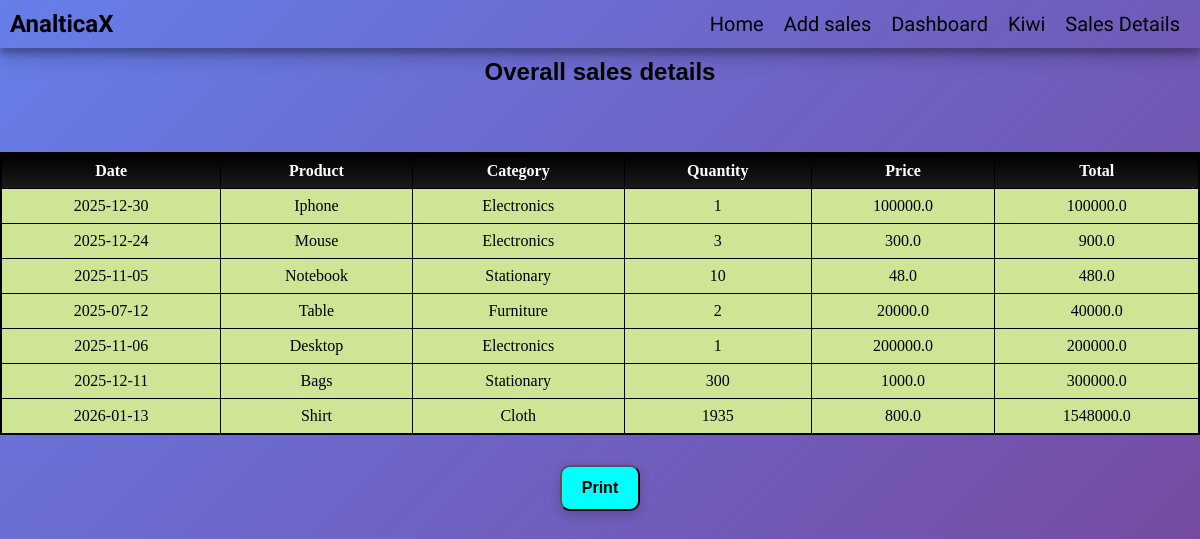
Before: /sales with the older database file.
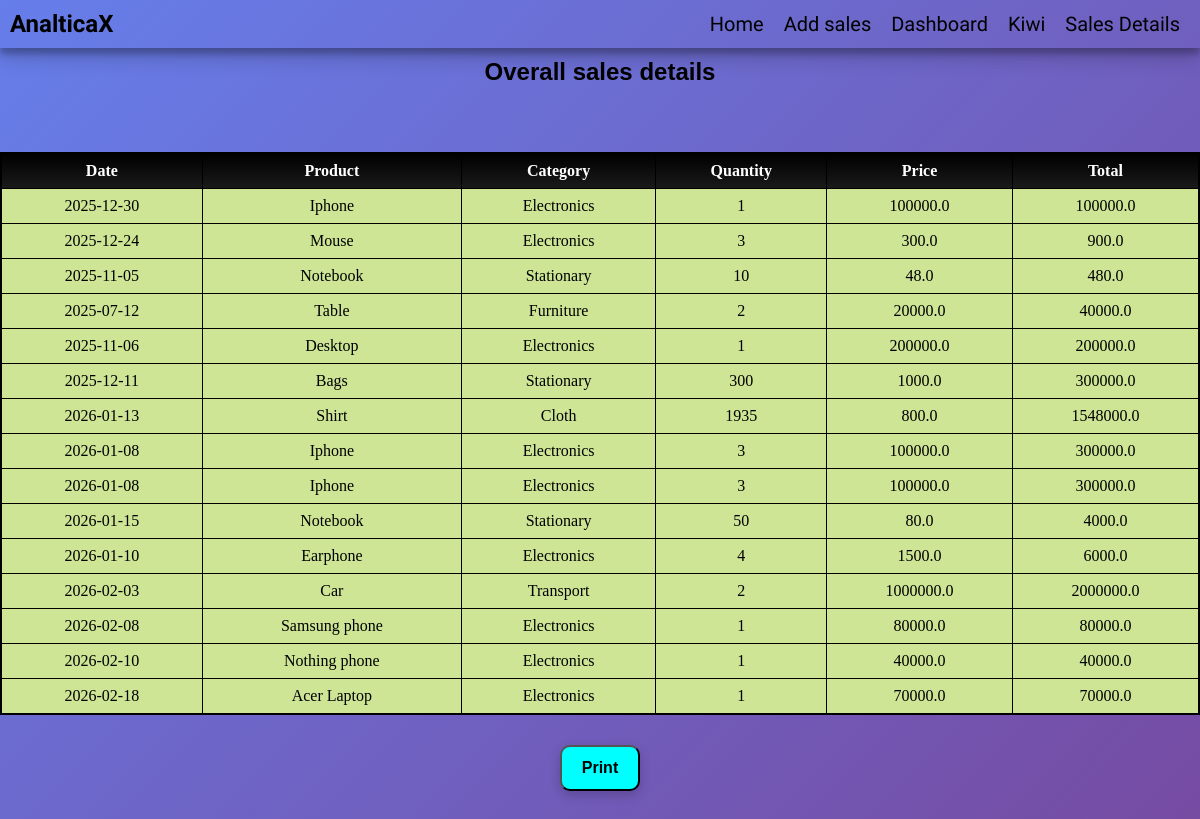
After: the same page with the newer database file.
### tables this page shows
CREATE TABLE sales(
                 id INTEGER PRIMARY KEY AUTOINCREMENT,
                 date TEXT,
                 product_name TEXT,
                 category TEXT,
                 quantity INTEGER,
                 price REAL
                 );

### app.py (the view)
@app.route("/sales",methods=["GET","POST"])
def sale_table():
    conn=sqlite3.connect("sales.db")
    conn.row_factory=sqlite3.Row
    cursor=conn.cursor()
    cursor.execute("SELECT * FROM sales")
    sales=cursor.fetchall()
    cursor.close()
    return render_template("sales.html",sales=sales)

### templates/sales.html (shortened to what this page needs)
<!DOCTYPE html>
<html lang="en">
<head>
    <link rel=stylesheet href="{{url_for('static',filename='css/table.css')}}">
    <link rel="stylesheet" href="https://cdnjs.cloudflare.com/ajax/libs/font-awesome/6.5.0/css/all.min.css">
</head>
<body>
    <nav class="navbar">
        <h1>AnalticaX</h1>
        <div class="navbar-links">
            <p class="navbar-link"><a href="{{url_for('home_page')}}">Home</a></p>
            <p class="navbar-link"><a href="{{url_for('add_sale')}}">Add sales</a></p>
            <p class="navbar-link"><a href="{{url_for('dashboard')}}">Dashboard</a></p>
            <p class="navbar-link"><a href="{{url_for('chat_page')}}">Kiwi </a></p>
            <p class="navbar-link"><a href="{{url_for('sale_table')}}">Sales Details</a></p>
        </div>
   </nav>
    <h2 class="subtitle">Overall sales details </h2>
    <br>
    <br>
    <div class="sales_details">
        <table>
      <tr>
        <th>Date</th>
        <th>Product</th>
        <th>Category</th>
        <th>Quantity</th>
        <th>Price</th>
        <th>Total</th>
      </tr>
      {% for sale in sales %}
      <tr>
        <td>{{sale["date"]}}</td>
        <td>{{sale["product_name"]}}</td>
        <td>{{sale["category"]}}</td>
        <td>{{sale["quantity"]}}</td>
        <td>{{sale["price"]}}</td>
        <td>{{sale["quantity"]*sale["price"]}}</td>
      </tr>
      {% endfor %}
    </table>
    </div>
    <div class="print-button">
        <button onclick="window.print()">Print</button>
    </div>
</body>
</html>

### static/css/table.css (style rules this page uses)
* { margin:0; padding:0; }
body { font-family: 'sans-serif'; }
h2 { margin-bottom: 30px; }
.subtitle { text-align:center; margin-top:10px; font-family: sans-serif; }
h1 { font-family: Smooch sans; }
table { width:100%; border-collapse: collapse; background-color: rgb(206, 229, 149); border:solid 2px; border-radius:5px ; padding:20px; }
th,td { border:1px solid black; padding:8px; text-align:center; }
th { background: linear-gradient(180deg, #000000, #1a1a1a); color: #ffffff; }
body { background: linear-gradient(135deg, #667eea, #764ba2); }
.print-button { display:flex; justify-content: center; margin-top:30px; margin-bottom:40px; }
.print-button button { padding:10px; border-radius: 10px; background-color: aqua; padding: 12px 20px; font-size: 16px; font-weight: bold; cursor: pointer; box-shadow: 0 4px 12px rgba(0,0,0,0.2); }
.navbar { display:flex; justify-content: space-between; align-items:center; padding:10px; box-shadow: rgba(0, 0, 0, 0.19) 0px 10px 20px, rgba(0, 0, 0, 0.23) 0px 6px 6px; }
.navbar-links { display:flex; column-gap:20px; margin-right:10px; }
.navbar-links a { text-decoration: none; font-family: 'Smooch Sans', sans-serif; color:black; cursor:pointer; font-size: 20px; }
.sales_details { width: 100%; overflow-x: auto; }

Changed rows visible on the page:
added sales: date "2026-01-08", product_name "Iphone", category "Electronics", quantity "3", price "100000.0", sale['quantity']*sale['price'] "300000.0"
added sales: date "2026-01-08", product_name "Iphone", category "Electronics", quantity "3", price "100000.0", sale['quantity']*sale['price'] "300000.0"
added sales: date "2026-01-15", product_name "Notebook", category "Stationary", quantity "50", price "80.0", sale['quantity']*sale['price'] "4000.0"
added sales: date "2026-01-10", product_name "Earphone", category "Electronics", quantity "4", price "1500.0", sale['quantity']*sale['price'] "6000.0"
added sales: date "2026-02-03", product_name "Car", category "Transport", quantity "2", price "1000000.0", sale['quantity']*sale['price'] "2000000.0"
added sales: date "2026-02-08", product_name "Samsung phone", category "Electronics", quantity "1", price "80000.0", sale['quantity']*sale['price'] "80000.0"
added sales: date "2026-02-10", product_name "Nothing phone", category "Electronics", quantity "1", price "40000.0", sale['quantity']*sale['price'] "40000.0"
added sales: date "2026-02-18", product_name "Acer Laptop", category "Electronics", quantity "1", price "70000.0", sale['quantity']*sale['price'] "70000.0"
